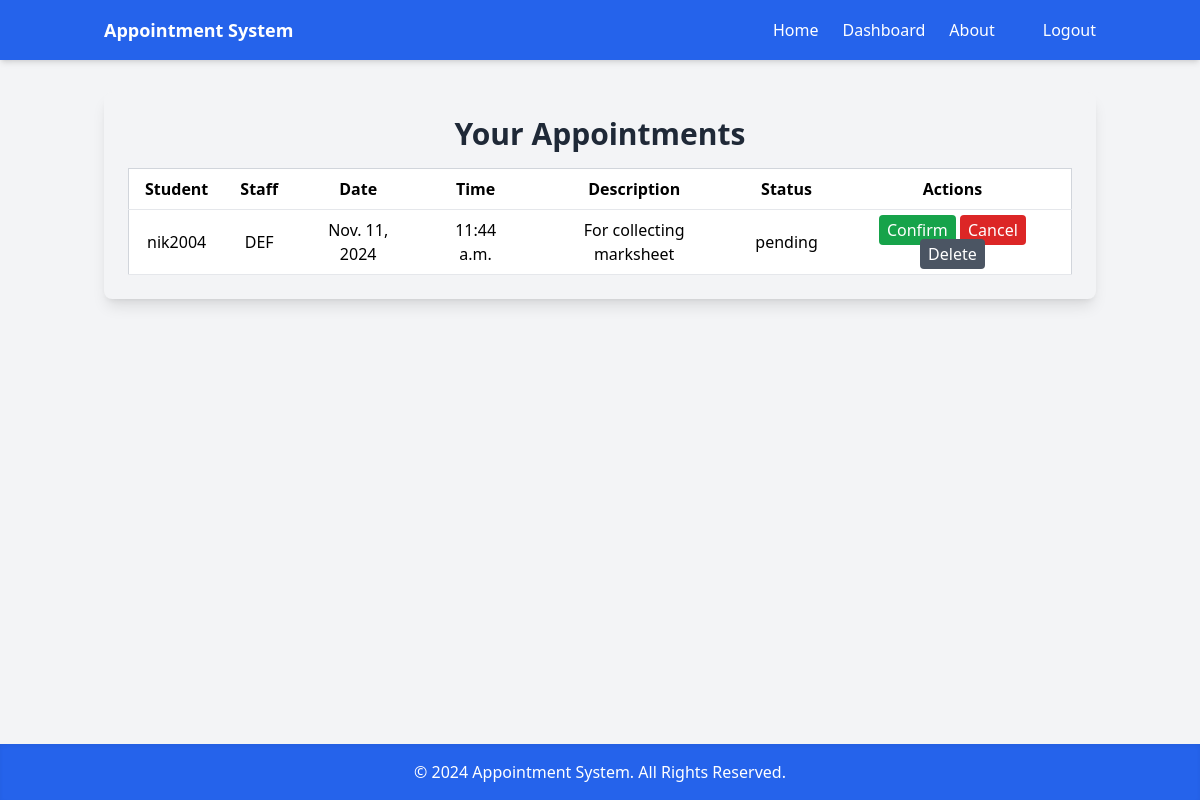
Before: /appointments/view/ (signed in) with the older database file.
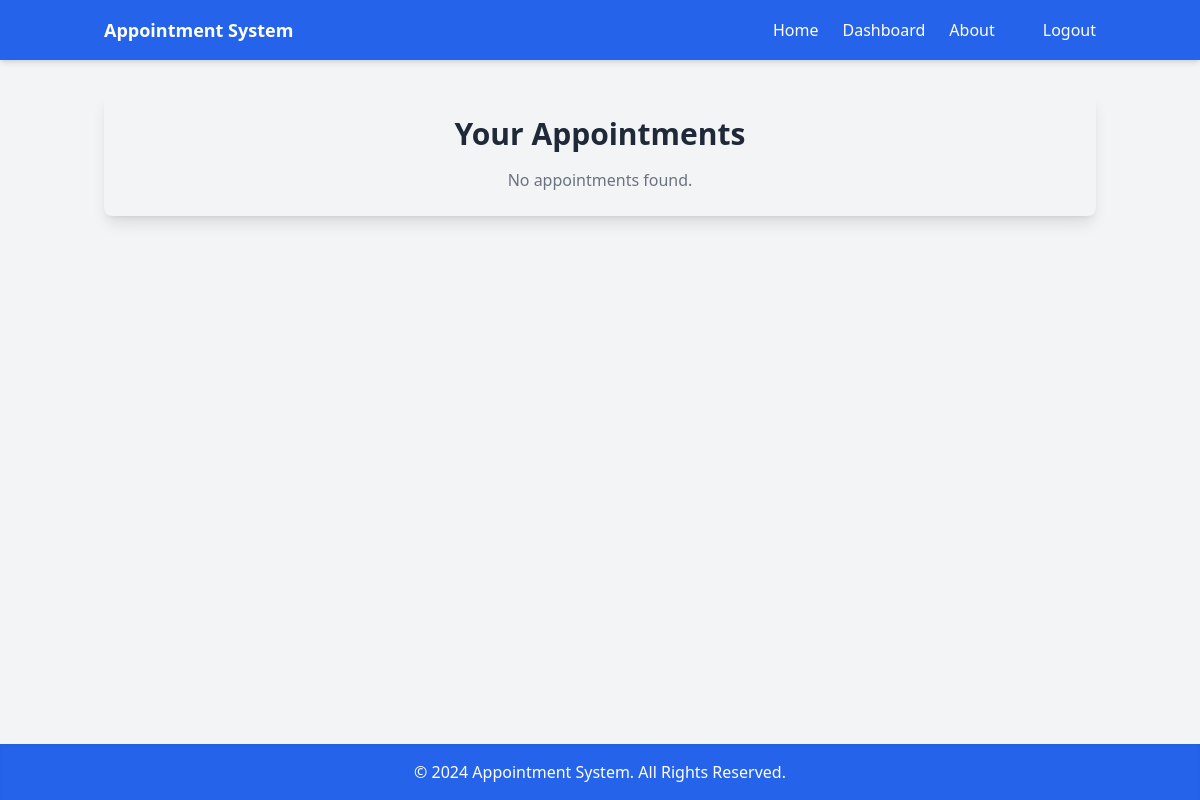
After: the same page with the newer database file.
### appointments/models.py (models this page shows, shortened)
class Appointment(models.Model):
    STATUS_CHOICES = [
        ('pending', 'Pending'),
        ('confirmed', 'Confirmed'),
        ('canceled', 'Canceled'),
        ('completed', 'Completed'),
    ]
    student = models.ForeignKey(User, on_delete=models.CASCADE, related_name='appointments')
    staff = models.ForeignKey('Staff', on_delete=models.CASCADE, related_name='staff_appointments')
    appointment_date = models.DateField()
    appointment_time = models.TimeField()
    description = models.TextField(blank=True, null=True)
    status = models.CharField(max_length=20, choices=STATUS_CHOICES, default='pending')
    class Meta:
        unique_together = (('student', 'staff', 'appointment_date', 'appointment_time'),)

class Staff(models.Model):
    user = models.OneToOneField(User, on_delete=models.CASCADE)
    name = models.CharField(max_length=100)
    department = models.CharField(max_length=100)
    email = models.EmailField(unique=True)
    phone_number = models.CharField(max_length=15, null=True, blank=True)

### appointments/views/appointments.py (the view)
# urls.py: path('view/', view_appointments, name='view_appointments'),
@login_required
def view_appointments(request):
    if request.user.is_staff:
        try:
            staff = Staff.objects.get(user=request.user)
            appointments = Appointment.objects.filter(staff=staff)
        except Staff.DoesNotExist:
            appointments = []  # Handle case where the staff object doesn't exist
    else:
        appointments = Appointment.objects.filter(student=request.user)
    has_appointments = appointments.exists()  # Check if there are any appointments
    return render(request, 'appointments/view_appointments.html', {'appointments': appointments, 'has_appointments': has_appointments})

### appointments/templates/appointments/view_appointments.html (shortened to what this page needs)
{% extends 'appointments/base.html' %}
{% block link3 %}
<a href="{% url 'logout' %}" class="hover:underline">Logout</a>
{% endblock %}
{% block content %}
<div class="container mx-auto p-6 bg-gray-100 rounded-lg shadow-lg">
    <h1 class="text-3xl font-bold mb-4 text-center text-gray-800">Your Appointments</h1>
    {% if appointments %}
        <div class="overflow-x-auto text-center">
            <table class="min-w-full bg-white border border-gray-300">
                <thead>
                    <tr>
                        <th class="py-2 px-4 border-b">Student</th>
                        <th class="py-2 px-4 border-b">Staff</th>
                        <th class="py-2 px-4 border-b">Date</th>
                        <th class="py-2 px-4 border-b">Time</th>
                        <th class="py-2 px-4 border-b">Description</th>
                        <th class="py-2 px-4 border-b">Status</th>
                        <th class="py-2 px-4 border-b">Actions</th>
                    </tr>
                </thead>
                <tbody>
                    {% for appointment in appointments %}
                    <tr class="hover:bg-gray-100">
                        <td class="py-2 px-4 border-b">{{ appointment.student.username }}</td>
                        <td class="py-2 px-4 border-b">{{ appointment.staff.name }}</td>
                        <td class="py-2 px-4 border-b">{{ appointment.appointment_date }}</td>
                        <td class="py-2 px-4 border-b">{{ appointment.appointment_time }}</td>
                        <td class="py-2 px-4 border-b">{{ appointment.description }}</td>
                        <td class="py-2 px-4 border-b">{{ appointment.status }}</td>
                        <td class="py-2 px-4 border-b">
                            {% if user.is_staff and appointment.status == 'pending' %}
                                <a href="{% url 'confirm_appointment' appointment.id %}" class="bg-green-600 text-white px-2 py-1 rounded hover:bg-green-700 transition">Confirm</a>
                                <a href="{% url 'cancel_appointment' appointment.id %}" class="bg-red-600 text-white px-2 py-1 rounded hover:bg-red-700 transition">Cancel</a>
                            {% endif %}
                            <a href="{% url 'delete_appointment' appointment.id %}" class="bg-gray-600 text-white px-2 py-1 rounded hover:bg-gray-700 transition">Delete</a>
                        </td>
                    </tr>
                    {% endfor %}
                </tbody>
            </table>
        </div>
    {% else %}
        <p class="text-center text-gray-500">No appointments found.</p>
    {% endif %}
</div>
{% endblock %}

Changed rows visible on the page:
removed Appointment: student.username "nik2004", staff.name "DEF", appointment_date "Nov. 11, 2024", appointment_time "11:44 a.m.", description "For collecting marksheet", status "pending", shows "Confirm"
Other visible differences:
text no longer shown: "Student Staff Date Time Description Status Actions"
text now shown: "No appointments found."
